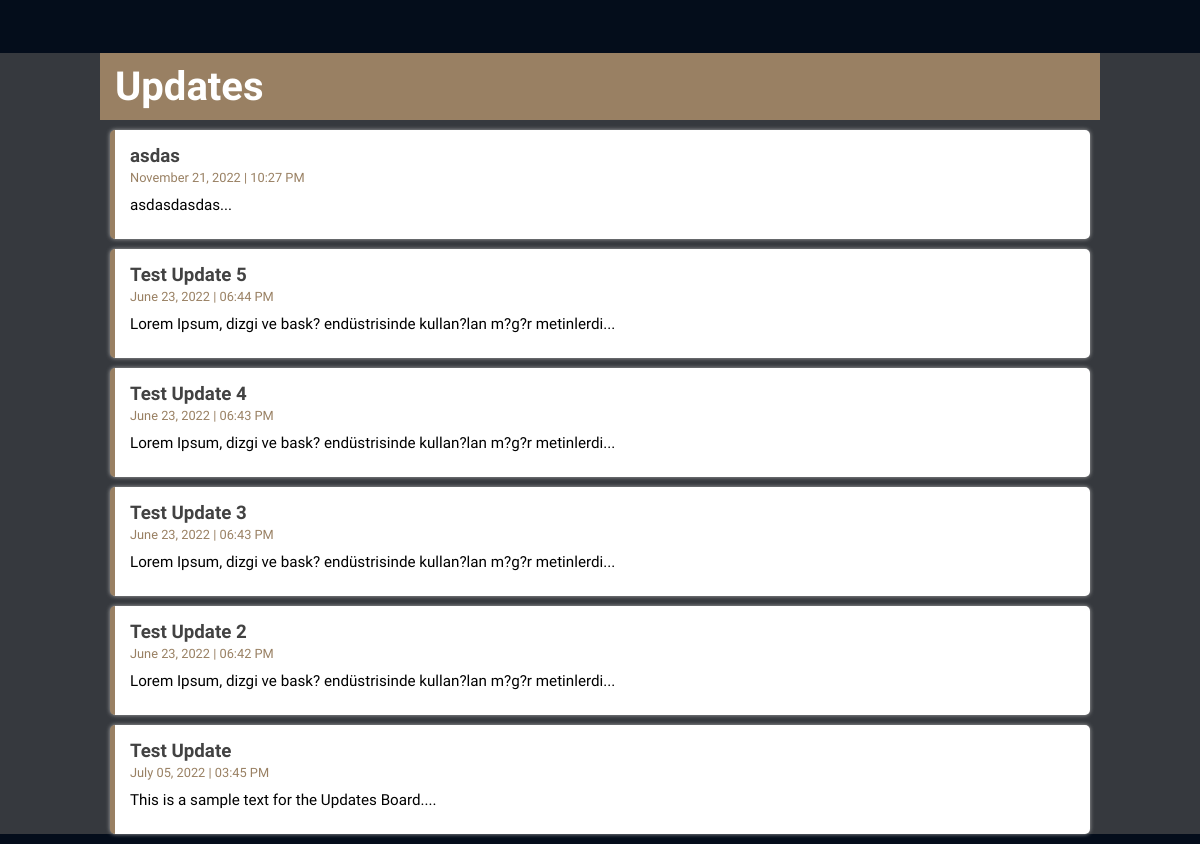
The page /news.php?type=events on the database its author committed.
### tables this page shows
CREATE TABLE `news` (
  `news_id` int(11) NOT NULL,
  `news_title` varchar(256) NOT NULL,
  `news_content` varchar(1000) NOT NULL,
  `news_date` varchar(100) NOT NULL,
  `news_time` varchar(100) NOT NULL,
  `news_author` varchar(100) NOT NULL,
  `image` varchar(1000) NOT NULL
);

### news.php (the view, shortened to what this page needs)
<?php
    include_once 'serverside/variables.inc.php';
?>
<!DOCTYPE html>
<html lang="en">
<head>
    <link rel="stylesheet" href="styles/main.css">
    <link rel="stylesheet" href="styles/footer.css">
</head>
<body>
    <br><br>
    <?php
         if ( isset( $_GET['type'] ) && !empty( $_GET['type'] ) ){
            $type = strval($_GET['type']);
         }
         else{
             header("Location: index.php");
             exit();
         }
    ?>
    <div id="events">
        <div class="container">
            <?php
                if($type == "events"){
            ?>
            <h2>Updates<?php
            ?> </h2>
            <?php
                $newsQuery = "SELECT * FROM news ORDER BY news_id DESC;";
                if($result = mysqli_query($conn, $newsQuery)){
                    if(mysqli_num_rows($result) > 0){
                        while($row = mysqli_fetch_array($result)){
                            $newsTitle = $row['news_title'];
                            $newsContent = $row['news_content'];
                            $newsDate = $row['news_date'];
                            $newsTime = $row['news_time'];
                            $id = $row['news_id'];
                            $cuttedContent = substr($newsContent, 0, 70)."...";
                            echo "
                            <div class='news'>
                                <h3><a href='post.php?id=$id&type=news'>$newsTitle</a></h3>
                                <span class='news-date'>$newsDate | $newsTime</span>
                                <p>$cuttedContent</p>
                            ";
                            echo "
                            </div>";
                        }
                    }
                    else{
                        echo "
                        <div class='news'>
                            <h3>No Available Updates</h3>
                        </div>
                        ";
                    }
                }
            ?>
        <?php
            }
        ?>
    </div>
</body>
</html>

### styles/main.css (style rules this page uses)
* { padding: 0; margin: 0; box-sizing: border-box; }
body,html { font-family: 'Oxygen', sans-serif; background-color: rgb(4, 13, 27); }
.container { width: 1000px; margin: 0 auto; }
a { color:#c0392b; }
@media all and (max-width: 1300px) { h2 { font-size: 40px; } }
#events { margin-top: 15px; background-color: #36393e; }
#events h2 { background-color: rgb(153, 128, 99); color: #fff; padding: 10px 15px; position: relative; }
#events .news { padding: 15px; border-radius: 5px; box-shadow: 0px 0px 4px #aaa; background-color: white; margin: 10px; border-left: 5px solid rgb(153, 128, 99); }
#events .news a { text-decoration: none; color: rgb(66, 66, 66); }
#events .news p { margin-top: 10px; margin-bottom: 10px; font-size: .95em; }
#events .news .news-date { color: rgb(153, 128, 99); font-size: .8em; }

### rows shown on the page
news: news_title "asdas", news_date "November 21, 2022", news_time "10:27 PM", news_content "asdasdasdas..."
news: news_title "Test Update 5", news_date "June 23, 2022", news_time "06:44 PM", news_content "Lorem Ipsum, dizgi ve bask? endüstrisinde kullan?lan m?g?r metinlerdi..."
news: news_title "Test Update 4", news_date "June 23, 2022", news_time "06:43 PM", news_content "Lorem Ipsum, dizgi ve bask? endüstrisinde kullan?lan m?g?r metinlerdi..."
news: news_title "Test Update 3", news_date "June 23, 2022", news_time "06:43 PM", news_content "Lorem Ipsum, dizgi ve bask? endüstrisinde kullan?lan m?g?r metinlerdi..."
news: news_title "Test Update 2", news_date "June 23, 2022", news_time "06:42 PM", news_content "Lorem Ipsum, dizgi ve bask? endüstrisinde kullan?lan m?g?r metinlerdi..."
news: news_title "Test Update", news_date "July 05, 2022", news_time "03:45 PM", news_content "This is a sample text for the Updates Board...."
